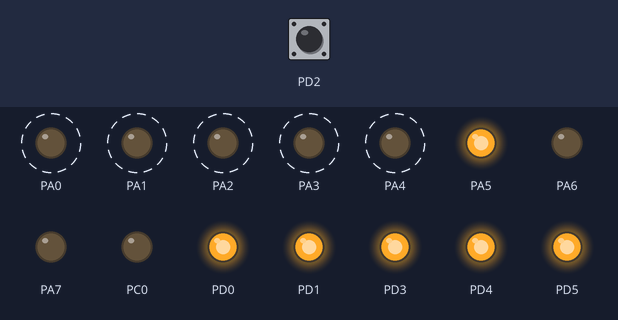
Recording of a program running on a simulated ATmega32, built with avr-gcc and emulated at 1 MHz. On the bench: output pins drawn as LEDs (lit = HIGH). Dashed ring = blinking. The test bench sets the inputs (shaded band); at power-on: PD2 LOW.

Above: at 1.25 s.
1.3 s: PD2 driven HIGH
At 1.7 s:
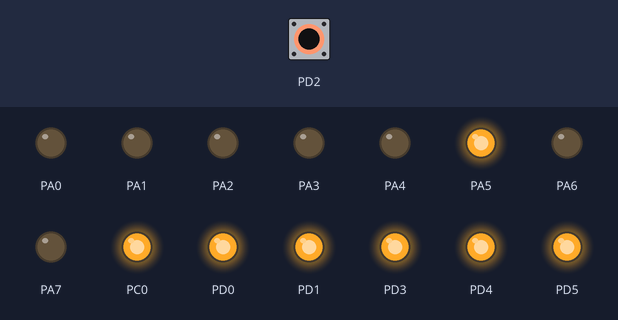
4.3 s: PD2 pulsed LOW 2 times (0.12 s each, 0.3 s apart)
At 5.3 s:
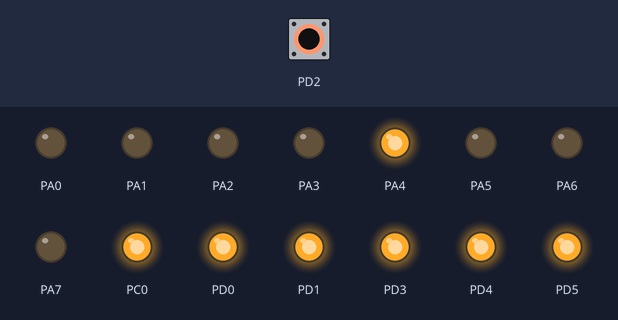
7.3 s: PD2 pulsed LOW 5 times (0.12 s each, 0.3 s apart)
At 9.3 s:
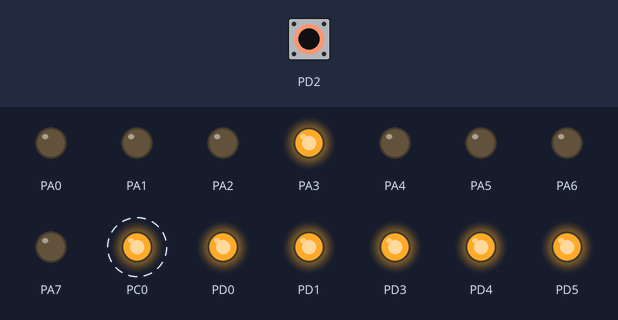
Timing chart, 0 to 16.3 s (numbered marks = the images above; inputs shaded):
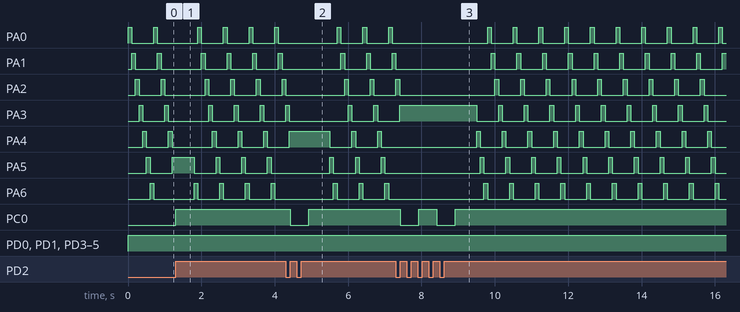

Measured:
- after the input at 1.3 s, PC0: LOW → HIGH at once
- after the input at 4.3 s, PC0: HIGH → LOW after 0.12 s, → HIGH 0.50 s later
- after the input at 7.3 s, PC0: alternates HIGH for 0.50 s and LOW for 0.50 s, 4 changes in all, then stays HIGH, starting after 0.12 s
- by itself, PA0, PA4–6: alternates HIGH for 0.10 s and LOW for 0.60 s
- by itself, PA1: repeats every 0.70 s: HIGH 0.10 s, LOW 0.60 s
- by itself, PA3: repeats every 0.70 s: LOW 0.60 s, HIGH 0.10 s

The program:

main.c
```c
#include <avr/io.h>
#include <avr/interrupt.h>
#include <util/delay.h>

/*Interrupt Service Routine for INT0*/
ISR(INT0_vect)
{
	PORTC=PORTC^0b00000001;		/* Toggle PORTC */
	_delay_ms(500);  	/* Software debouncing control delay */

}

void init_int0(){
		SREG|=(1<<7); /* Enable Global Interrupt */
	    MCUCR = 1<<ISC01 | 1<<ISC00;  /* Trigger INT0 on rising edge */
	    GICR = 1<<INT0;		/* Enable INT0*/


}

int main(void)
{
	DDRC=1<<0;		/* Make PORTC as output PORT*/
	DDRA=0b11111111;

	DDRD=~(1<<2);			/* PORTD as input */
	PORTD=~(1<<2);		/* Make pull up high */

	init_int0();


	while(1){

		for(int i=0;i<7;i++){
			PORTA=(1<<i);
			_delay_ms(100);
		}


	}
}
```
